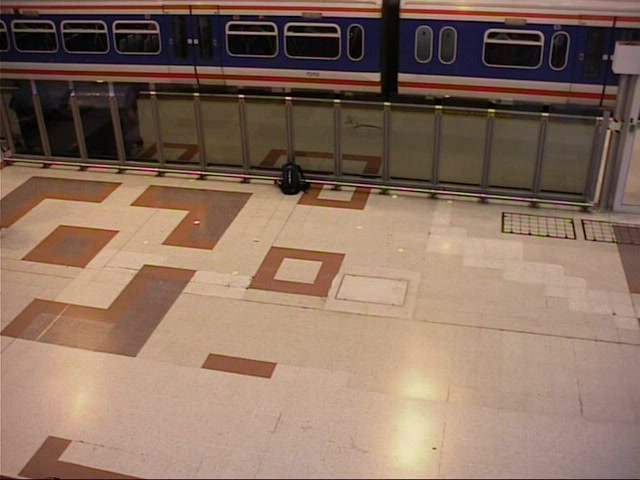
#> input picture Lab2/images/es1/EmptyScene01.jpg, 640 x 480 px, found by its file name; the run also reads 1 picture not shown here
$ jupyter execute Change_Detection.ipynb   (shell and % lines are left out)
#> lines starting #> are read from the running program, lines starting #| are printed output that depends on the picture; after the words box and inside, x2 and y2 are one past the last pixel; in counts of white or black regions, pixels touching at a corner belong together
## SURNAME: Caprile NAME: Riccardo

[cell 1]
import numpy as np
from scipy import signal
import matplotlib.pyplot as plt
from mpl_toolkits.mplot3d import Axes3D
from matplotlib import cm
from skimage import draw as drw
from skimage import data, color, exposure, img_as_float, img_as_ubyte, morphology, filters
from skimage import io

import skimage

## 1- Background
Let's visualize an empty scene captured by a fixed camera, and the same scene where objects are present

[cell 2]
filename='images/es1/EmptyScene01.jpg'
I1=io.imread(filename)
#> I1 is the input picture: shape (480, 640, 3); mean R, G, B 137.4, 111.8, 95.3
filename='images/es1/EmptyScene02.jpg'
I2=io.imread(filename)
Ig1=img_as_float(color.rgb2gray(I1))
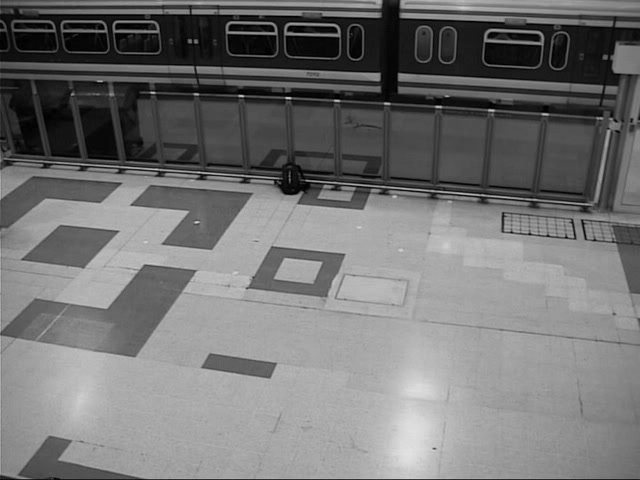
#> Ig1: shape (480, 640) float64; min 0, max 0.891, mean 0.455
Ig2=img_as_float(color.rgb2gray(I2))

plt.subplot(121)
plt.imshow(Ig1,cmap='gray')
plt.title('Immagine 1')
plt.subplot(122)
plt.imshow(Ig2,cmap='gray')
plt.title('Immagine 2');

Let's try to see the difference in terms of Grayscale intensities of corresponding pixels across the two images

[cell 3]
D = Ig1 - Ig2
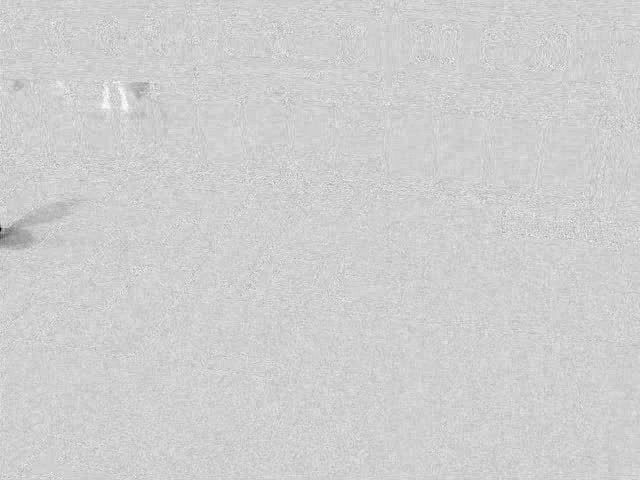
#> D: shape (480, 640) float64; min -0.318, max 0.0725, mean -0.000345; drawn with min black and max white

plt.imshow(D,cmap='gray')
plt.title('Difference')
plt.colorbar()
plt.show()
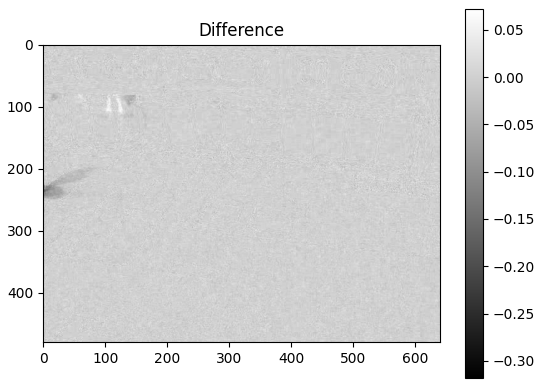
#> figure drawn by matplotlib, 2 panels

Indeed, the difference seems to be small for most pixels:

[cell 4]
# multiplying by 255 to get a feeling of the differences entity
# with respect to input values
plt.hist(255*D.ravel(),100);
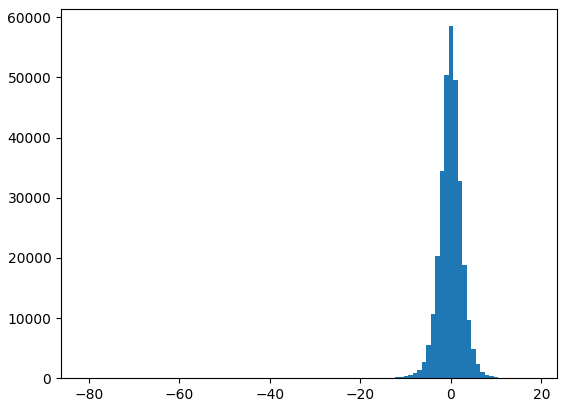
#> figure drawn by matplotlib, 1 panel; tallest bar 58525 high, from x = -0.444 to 0.553

### Analysis

- Comment the histogram you just visualized

**Comment**

We can see that the histogram x-axis values range from -80 to 20 , probably because there is a value minor to -80.

It is easy to see that the majority of pixels has the same value.

Then , we see that the histogram has a Gaussian shape centered in 0 , so the distribution of the real world noise it is like a Gaussian distribution

## 2- Change detection

You may try out different frames

[cell 5]
threshold =  0.10 #let's pick a threshold
filename='images/es1/video/frame0251.jpg'
It=io.imread(filename)
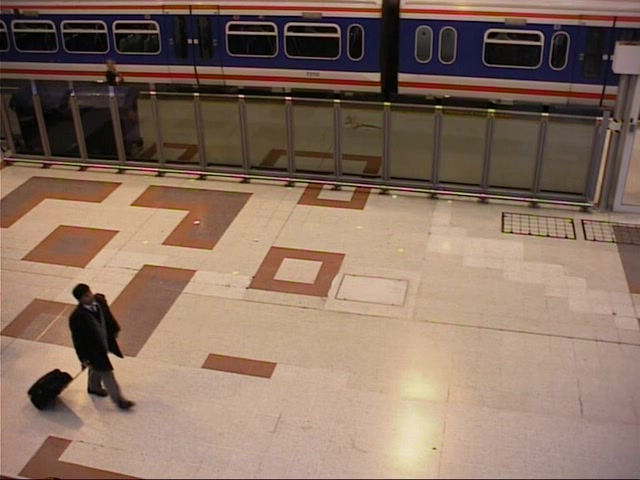
#> input picture Lab2/images/es1/video/frame0251.jpg, 640 x 480 px, found by its file name
#> It is the input picture: shape (480, 640, 3); mean R, G, B 136.9, 112.3, 96.8
Itg=img_as_float(color.rgb2gray(It))
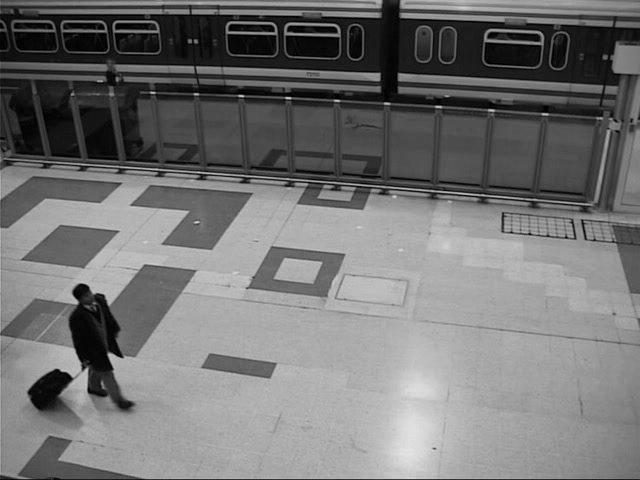
#> Itg: shape (480, 640) float64; min 0, max 0.892, mean 0.456
# check slide "Motion segmentation - CHANGE DETECTION"
Dabs=( abs(Ig1 - Itg) > threshold)
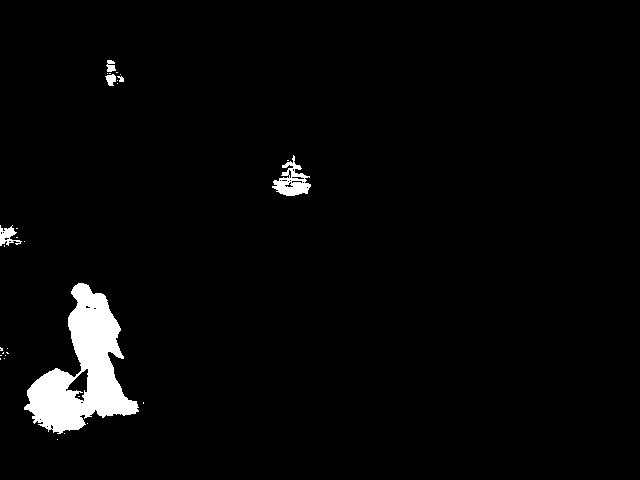
#> Dabs: shape (480, 640) bool; 2.9% white; 30 white regions (24 under 20 px), largest, box (x1, y1, x2, y2) and area: (24, 283, 139, 434) 7788, (272, 155, 311, 196) 721, (0, 225, 22, 246) 227, (105, 74, 116, 86) 89, (106, 60, 116, 72) 82, (117, 76, 124, 82) 27
plt.imshow(Dabs,cmap='gray')
plt.show()

[cell 6]
plt.imshow(It,cmap = "gray")

Have a look at the histogram of the differences to pick a better threshold

[cell 7]
## fill in the code and add comments if appropriate

plt.hist(Dabs.ravel()*255,100);
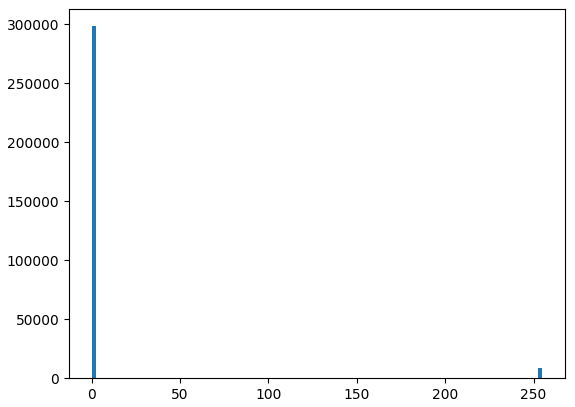
#> figure drawn by matplotlib, 1 panel; tallest bar 298219 high, from x = 0 to 2.55

**Comment** I've tried with 3 different thresholds

[cell 8]
threshold = 30/255
Dabs=(abs(Ig1-Itg) > threshold)
#> Dabs: shape (480, 640) bool; 2.7% white; 21 white regions (14 under 20 px), largest, box (x1, y1, x2, y2) and area: (26, 283, 138, 432) 7420, (273, 162, 311, 196) 634, (0, 225, 14, 243) 112
plt.imshow(Dabs,cmap='gray')
plt.show()

**Comment**
In this case we have a low threshold , and we can clearly visualize a false positive such as the shadow of the suitcase of the tourist

[cell 9]
threshold = 70/255
Dabs=(abs(Ig1-Itg) > threshold)
#> Dabs: shape (480, 640) bool; 2% white; 14 white regions (9 under 20 px), largest, box (x1, y1, x2, y2) and area: (69, 283, 135, 412) 4112, (28, 369, 79, 422) 1508, (274, 181, 309, 195) 282, (107, 76, 115, 82) 43, (291, 178, 305, 181) 24
plt.imshow(Dabs,cmap='gray')
plt.show()

**Comment**

At this point , we try to increase a little bit the threshold.

We have a better sight of the man but we are loosing details about the background

[cell 10]
threshold = 140/255
Dabs=(abs(Ig1-Itg) > threshold)
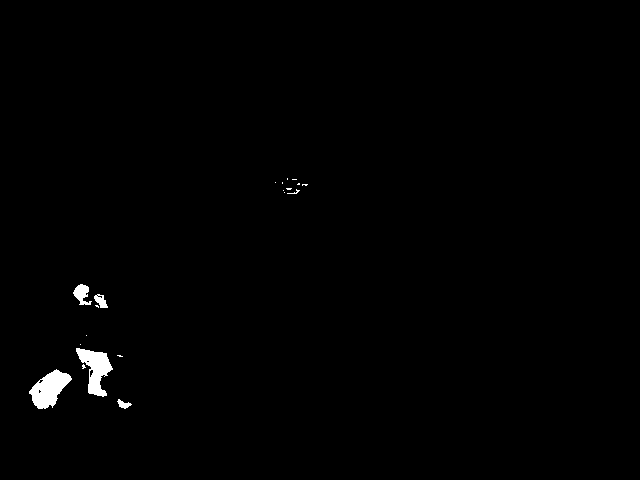
#> Dabs: shape (480, 640) bool; 0.76% white; 20 white regions (14 under 20 px), largest, box (x1, y1, x2, y2) and area: (29, 369, 72, 409) 953, (76, 348, 113, 397) 886, (73, 284, 92, 305) 226, (94, 294, 108, 308) 113, (117, 399, 132, 409) 75, (287, 189, 300, 194) 20
plt.imshow(Dabs,cmap='gray')
plt.show()

**Comment**

Now we increase the threshold more , and the man is badly detected.

The part which is not detected , is the one where the colors of the jacket and the floor look the "same"

If you want <b> (meaning it is optional) </b>  you may improve the results with an appropriate post processing. Binary images may be cleaned by means of <a href="https://en.wikipedia.org/wiki/Mathematical_morphology">Morphology operations</a>

[cell 11]
from skimage import morphology as mp
from skimage import data, util
from skimage.measure import label

mask=mp.disk(2) # the structuring element size controls the filling/deletion scale

Dabs=mp.closing(Dabs,mask)
#> Dabs: shape (480, 640) bool; 0.79% white; 16 white regions (10 under 20 px), largest, box (x1, y1, x2, y2) and area: (29, 369, 72, 409) 972, (76, 347, 113, 397) 940, (73, 284, 92, 305) 235, (94, 294, 108, 308) 135, (117, 399, 132, 409) 75, (283, 188, 300, 194) 44
Dabs=skimage.morphology.remove_small_objects(Dabs,100)
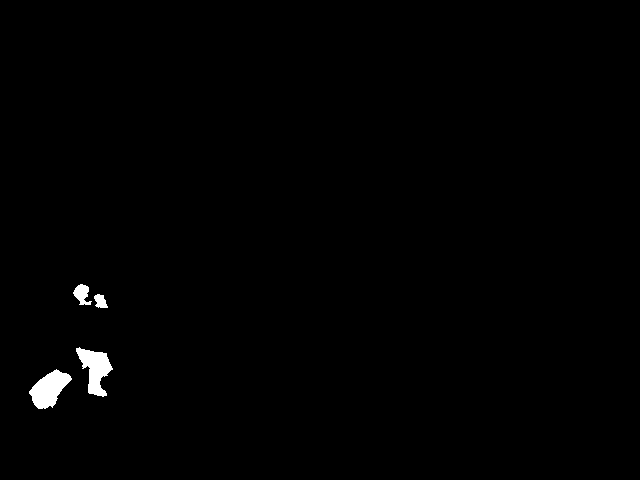
#> Dabs: shape (480, 640) bool; 0.74% white; 4 white regions, box (x1, y1, x2, y2) and area: (29, 369, 72, 409) 972, (76, 347, 113, 397) 940, (73, 284, 92, 305) 235, (94, 294, 108, 308) 135
plt.imshow(Dabs,cmap='gray')
plt.show()
